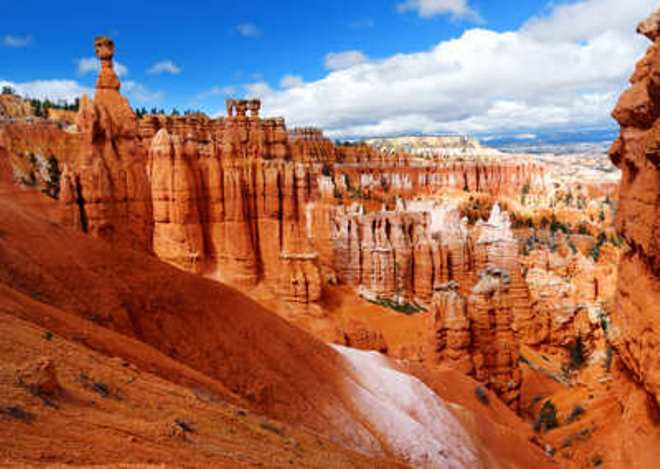
#> input picture Demo/HistogramEq_SpatialFiltering/canyon.jpg, 660 x 469 px
$ jupyter execute Untitled.ipynb   (shell and % lines are left out)
#> lines starting #> are read from the running program, lines starting #| are printed output that depends on the picture
[cell 1]
import matplotlib.pyplot as plt
import scipy.ndimage as ndimage
import numpy as np

[cell 2]
I = plt.imread('canyon.jpg').astype('float')
I = I/I.max()

h = np.array([[-1,0,1], [-2,0,2],[-1,0,1]]) # capture vertical edges
h = np.stack([h,h,h], axis = -1)
Gx = ndimage.correlate(I, h, mode='mirror') # look at the gradient/slope with respect to vertical edges
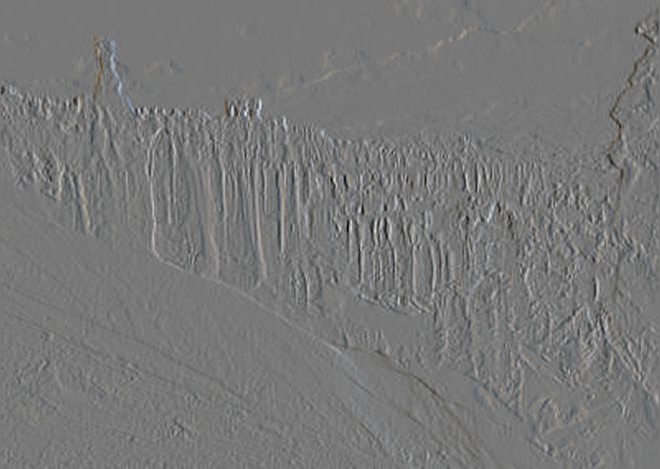
#> Gx: shape (469, 660, 3) float64; mean R, G, B 0.00119, -0.000213, -0.00202; drawn with min black and max white
Gx = (Gx - Gx.min())/(Gx.max() - Gx.min()) # make the range 0 -> 1
plt.figure()
plt.imshow(Gx, cmap = 'gray')

[cell 3]
Gy = ndimage.correlate(I, h.transpose())
Gy = (Gy - Gy.min())/(Gy.max() - Gy.min()) # make the range 0 -> 1
plt.figure()
plt.imshow(Gy, cmap = 'gray')


$ run again, with Demo/HistogramEq_SpatialFiltering/roadforest.jpg copied over Demo/HistogramEq_SpatialFiltering/canyon.jpg
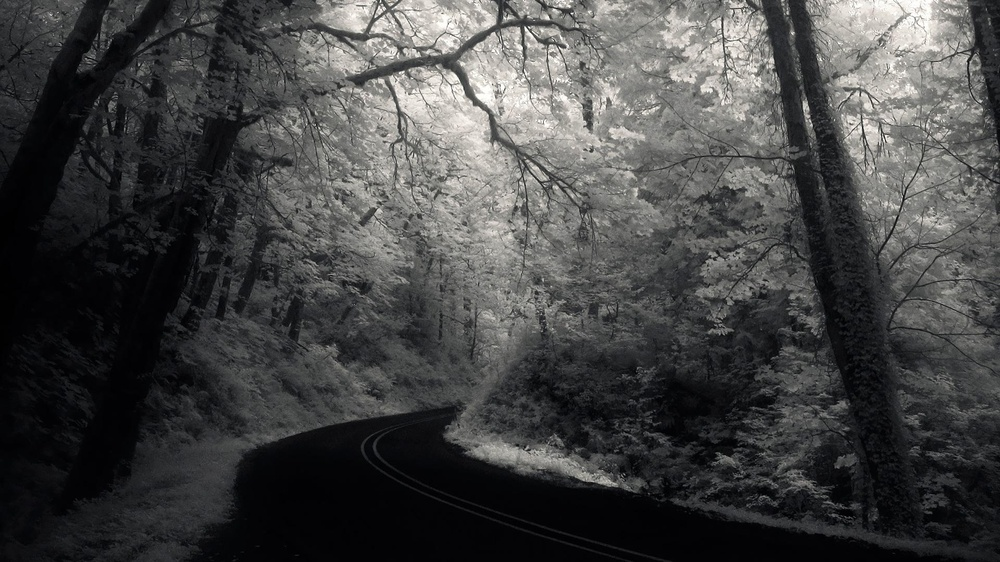
#> input picture Demo/HistogramEq_SpatialFiltering/roadforest.jpg, 1000 x 562 px, shrunk from 1920 x 1080 before the run
#> `Gx = ndimage.correlate(I, h, mode='mirror')`:
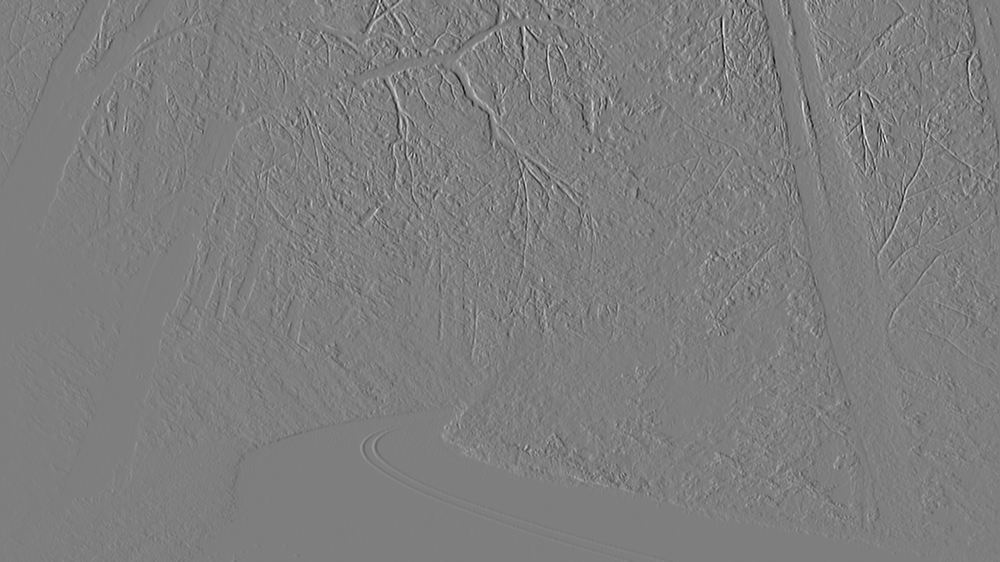
#> Gx: shape (562, 1000, 3) float64; mean R, G, B 0.00283, 0.00282, 0.00283; drawn with min black and max white
